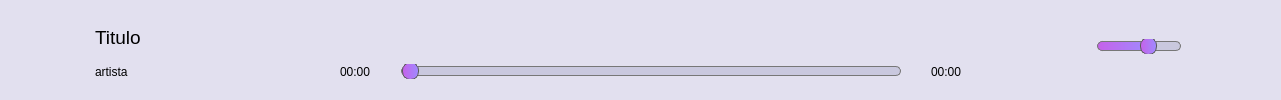
         <widget class="QFrame" name="frame">
          <property name="layoutDirection">
           <enum>Qt::LeftToRight</enum>
          </property>
          <property name="styleSheet">
           <string notr="true">QWidget {
background-color: rgb(226, 224, 239);
border-radius: 30px;
}</string>
          </property>
          <property name="frameShape">
           <enum>QFrame::StyledPanel</enum>
          </property>
          <property name="frameShadow">
           <enum>QFrame::Raised</enum>
          </property>
          <layout class="QGridLayout" name="gridLayout_12">
           <property name="leftMargin">
            <number>0</number>
           </property>
           <property name="topMargin">
            <number>0</number>
           </property>
           <property name="rightMargin">
            <number>0</number>
           </property>
           <property name="bottomMargin">
            <number>0</number>
           </property>
           <property name="spacing">
            <number>0</number>
           </property>
           <item row="0" column="0">
            <layout class="QGridLayout" name="gridLayout_11">
             <property name="leftMargin">
              <number>20</number>
             </property>
             <property name="topMargin">
              <number>5</number>
             </property>
             <property name="rightMargin">
              <number>20</number>
             </property>
             <property name="bottomMargin">
              <number>10</number>
             </property>
             <property name="horizontalSpacing">
              <number>50</number>
             </property>
             <property name="verticalSpacing">
              <number>10</number>
             </property>
             <item row="0" column="5">
              <layout class="QHBoxLayout" name="horizontalLayout_6">
               <property name="spacing">
                <number>15</number>
               </property>
               <item>
                <spacer name="horizontalSpacer_11">
                 <property name="orientation">
                  <enum>Qt::Horizontal</enum>
                 </property>
                 <property name="sizeType">
                  <enum>QSizePolicy::Maximum</enum>
                 </property>
                 <property name="sizeHint" stdset="0">
                  <size>
                   <width>40</width>
                   <height>20</height>
                  </size>
                 </property>
                </spacer>
               </item>
               <item>
                <layout class="QHBoxLayout" name="horizontalLayout_5">
                 <property name="spacing">
                  <number>5</number>
                 </property>
                 <item>
                  <widget class="QPushButton" name="pushButton_21">
                   <property name="minimumSize">
                    <size>
                     <width>40</width>
                     <height>40</height>
                    </size>
                   </property>
                   <property name="font">
                    <font>
                     <pointsize>9</pointsize>
                    </font>
                   </property>
                   <property name="cursor">
                    <cursorShape>PointingHandCursor</cursorShape>
                   </property>
                   <property name="text">
                    <string/>
                   </property>
                   <property name="icon">
                    <iconset resource="recurses.qrc">
                     <normaloff>:/icons/icons/icons8-sound-50.png</normaloff>
                     <normalon>:/icons/icons/icons8-no-audio-64.png</normalon>:/icons/icons/icons8-sound-50.png</iconset>
                   </property>
                   <property name="iconSize">
                    <size>
                     <width>25</width>
                     <height>25</height>
                    </size>
                   </property>
                   <property name="checkable">
                    <bool>true</bool>
                   </property>
                   <property name="autoDefault">
                    <bool>false</bool>
                   </property>
                  </widget>
                 </item>
                 <item>
                  <widget class="QSlider" name="slider_volume">
                   <property name="sizePolicy">
                    <sizepolicy hsizetype="Maximum" vsizetype="Fixed">
                     <horstretch>0</horstretch>
                     <verstretch>0</verstretch>
                    </sizepolicy>
                   </property>
                   <property name="cursor">
                    <cursorShape>PointingHandCursor</cursorShape>
                   </property>
                   <property name="styleSheet">
                    <string notr="true">QSlider::groove:horizontal {
    border: 1px solid #bbb;
    background: qlineargradient(x1: 0, y1: 0, x2: 1, y2: 0, stop: 0 #c661ea, stop: 1 rgb(179, 159, 255)); /* Gradiente horizontal */
    height: 8px;
    border-radius: 5px;
}

QSlider::handle:horizontal {
    background: qlineargradient(x1: 0, y1: 0, x2: 1, y2: 0, stop: 0 #c661ea, stop: 1 rgb(159, 139, 255)); /* Gradiente horizontal */
    border: 1px solid #5c5c5c;
    width: 15px;
    height: 15px;
    border-radius: 8px;
    margin: -5px 0; 
}

QSlider::handle:horizontal:hover {
    background: qlineargradient(x1: 0, y1: 0, x2: 1, y2: 0, stop: 0 rgb(199, 179, 255), stop: 1 rgb(179, 159, 255)); /* Color más claro al hacer hover */
}

QSlider::sub-page:horizontal {
    background: qlineargradient(x1: 0, y1: 0, x2: 1, y2: 0, stop: 0 #c661ea, stop: 1 rgb(159, 139, 255)); /* Parte llena de la ranura con gradiente */
    border: 1px solid #777;
    height: 10px;
    border-radius: 5px;
}

QSlider::add-page:horizontal {
    background: rgb(201, 200, 222); /* Parte vacía de la ranura */
    border: 1px solid #777;
    height: 10px;
    border-radius: 5px;
}
</string>
                   </property>
                   <property name="maximum">
                    <number>100</number>
                   </property>
                   <property name="value">
                    <number>65</number>
                   </property>
                   <property name="orientation">
                    <enum>Qt::Horizontal</enum>
                   </property>
                  </widget>
                 </item>
                 <item>
                  <spacer name="horizontalSpacer_19">
                   <property name="orientation">
                    <enum>Qt::Horizontal</enum>
                   </property>
                   <property name="sizeType">
                    <enum>QSizePolicy::Maximum</enum>
                   </property>
                   <property name="sizeHint" stdset="0">
                    <size>
                     <width>80</width>
                     <height>20</height>
                    </size>
                   </property>
                  </spacer>
                 </item>
                </layout>
               </item>
              </layout>
             </item>
             <item row="0" column="3">
              <layout class="QVBoxLayout" name="verticalLayout">
               <property name="spacing">
                <number>0</number>
               </property>
               <item>
                <layout class="QHBoxLayout" name="horizontalLayout_7">
                 <property name="spacing">
                  <number>40</number>
                 </property>
                 <item>
                  <spacer name="horizontalSpacer_8">
                   <property name="orientation">
                    <enum>Qt::Horizontal</enum>
                   </property>
                   <property name="sizeType">
                    <enum>QSizePolicy::Expanding</enum>
                   </property>
                   <property name="sizeHint" stdset="0">
                    <size>
                     <width>40</width>
                     <height>20</height>
                    </size>
                   </property>
                  </spacer>
                 </item>
                 <item>
                  <widget class="QPushButton" name="repeat_button">
                   <property name="minimumSize">
                    <size>
                     <width>40</width>
                     <height>40</height>
                    </size>
                   </property>
                   <property name="cursor">
                    <cursorShape>PointingHandCursor</cursorShape>
                   </property>
                   <property name="text">
                    <string/>
                   </property>
                   <property name="icon">
                    <iconset resource="recurses.qrc">
                     <normaloff>:/icons/icons/icons8-replay-100off.png</normaloff>
                     <normalon>:/icons/icons/icons8-replay-100on.png</normalon>:/icons/icons/icons8-replay-100off.png</iconset>
                   </property>
                   <property name="iconSize">
                    <size>
                     <width>30</width>
                     <height>30</height>
                    </size>
                   </property>
                   <property name="checkable">
                    <bool>true</bool>
                   </property>
                  </widget>
                 </item>
                 <item>
                  <widget class="QPushButton" name="previo_button">
                   <property name="minimumSize">
                    <size>
                     <width>40</width>
                     <height>40</height>
                    </size>
                   </property>
                   <property name="cursor">
                    <cursorShape>PointingHandCursor</cursorShape>
                   </property>
                   <property name="text">
                    <string/>
                   </property>
                   <property name="icon">
                    <iconset resource="recurses.qrc">
                     <normaloff>:/icons/icons/previo.png</normaloff>:/icons/icons/previo.png</iconset>
                   </property>
                   <property name="iconSize">
                    <size>
                     <width>40</width>
                     <height>40</height>
                    </size>
                   </property>
                   <property name="checkable">
                    <bool>true</bool>
                   </property>
                  </widget>
                 </item>
                 <item alignment="Qt::AlignHCenter">
                  <widget class="QPushButton" name="pause_button">
                   <property name="sizePolicy">
                    <sizepolicy hsizetype="Expanding" vsizetype="Fixed">
                     <horstretch>0</horstretch>
                     <verstretch>0</verstretch>
                    </sizepolicy>
                   </property>
                   <property name="minimumSize">
                    <size>
                     <width>50</width>
                     <height>50</height>
                    </size>
                   </property>
                   <property name="cursor">
                    <cursorShape>PointingHandCursor</cursorShape>
                   </property>
                   <property name="text">
                    <string/>
                   </property>
                   <property name="icon">
                    <iconset resource="recurses.qrc">
                     <normaloff>:/icons/icons/icons8-reproducir-64.png</normaloff>:/icons/icons/icons8-reproducir-64.png</iconset>
                   </property>
                   <property name="iconSize">
                    <size>
                     <width>50</width>
                     <height>50</height>
                    </size>
                   </property>
                   <property name="checkable">
                    <bool>true</bool>
                   </property>
                  </widget>
                 </item>
                 <item>
                  <widget class="QPushButton" name="next_button">
                   <property name="minimumSize">
                    <size>
                     <width>40</width>
                     <height>40</height>
                    </size>
                   </property>
                   <property name="cursor">
                    <cursorShape>PointingHandCursor</cursorShape>
                   </property>
                   <property name="text">
                    <string/>
                   </property>
                   <property name="icon">
                    <iconset resource="recurses.qrc">
                     <normaloff>:/icons/icons/next.png</normaloff>:/icons/icons/next.png</iconset>
                   </property>
                   <property name="iconSize">
                    <size>
                     <width>40</width>
                     <height>40</height>
                    </size>
                   </property>
                   <property name="checkable">
                    <bool>true</bool>
                   </property>
                  </widget>
                 </item>
                 <item>
                  <widget class="QPushButton" name="shuffle_button">
                   <property name="minimumSize">
                    <size>
                     <width>40</width>
                     <height>40</height>
                    </size>
                   </property>
                   <property name="cursor">
                    <cursorShape>PointingHandCursor</cursorShape>
                   </property>
                   <property name="text">
                    <string/>
                   </property>
                   <property name="icon">
                    <iconset resource="recurses.qrc">
                     <normaloff>:/icons/icons/icons8-shuffle-100off.png</normaloff>
                     <normalon>:/icons/icons/icons8-shuffle-100on.png</normalon>:/icons/icons/icons8-shuffle-100off.png</iconset>
                   </property>
                   <property name="iconSize">
                    <size>
                     <width>30</width>
                     <height>30</height>
                    </size>
                   </property>
                   <property name="checkable">
                    <bool>true</bool>
                   </property>
                  </widget>
                 </item>
                 <item>
                  <spacer name="horizontalSpacer_9">
                   <property name="orientation">
                    <enum>Qt::Horizontal</enum>
                   </property>
                   <property name="sizeType">
                    <enum>QSizePolicy::Expanding</enum>
                   </property>
                   <property name="sizeHint" stdset="0">
                    <size>
                     <width>40</width>
                     <height>20</height>
                    </size>
                   </property>
                  </spacer>
                 </item>
                </layout>
               </item>
               <item>
                <layout class="QHBoxLayout" name="horizontalLayout_4">
                 <property name="spacing">
                  <number>30</number>
                 </property>
                 <item>
                  <widget class="QLabel" name="label_11">
                   <property name="text">
                    <string>00:00</string>
                   </property>
                  </widget>
                 </item>
                 <item>
                  <widget class="QSlider" name="slider_song">
                   <property name="sizePolicy">
                    <sizepolicy hsizetype="Expanding" vsizetype="Fixed">
                     <horstretch>15</horstretch>
                     <verstretch>0</verstretch>
                    </sizepolicy>
                   </property>
                   <property name="minimumSize">
                    <size>
                     <width>500</width>
                     <height>0</height>
                    </size>
                   </property>
                   <property name="styleSheet">
                    <string notr="true">QSlider::groove:horizontal {
    border: 1px solid #bbb;
    background: qlineargradient(x1: 0, y1: 0, x2: 1, y2: 0, stop: 0 #c661ea, stop: 1 rgb(179, 159, 255)); /* Gradiente horizontal */
    height: 8px;
    border-radius: 5px;
}

QSlider::handle:horizontal {
    background: qlineargradient(x1: 0, y1: 0, x2: 1, y2: 0, stop: 0 #c661ea, stop: 1 rgb(159, 139, 255)); /* Gradiente horizontal */
    border: 1px solid #5c5c5c;
    width: 15px;
    height: 15px;
    border-radius: 8px;
    margin: -5px 0; 
}

QSlider::handle:horizontal:hover {
    background: qlineargradient(x1: 0, y1: 0, x2: 1, y2: 0, stop: 0 rgb(199, 179, 255), stop: 1 rgb(179, 159, 255)); /* Color más claro al hacer hover */
}

QSlider::sub-page:horizontal {
    background: qlineargradient(x1: 0, y1: 0, x2: 1, y2: 0, stop: 0 #c661ea, stop: 1 rgb(159, 139, 255)); /* Parte llena de la ranura con gradiente */
    border: 1px solid #777;
    height: 10px;
    border-radius: 5px;
}

QSlider::add-page:horizontal {
    background: rgb(201, 200, 222); /* Parte vacía de la ranura */
    border: 1px solid #777;
    height: 10px;
    border-radius: 5px;
}
</string>
                   </property>
                   <property name="maximum">
                    <number>1000</number>
                   </property>
                   <property name="orientation">
                    <enum>Qt::Horizontal</enum>
                   </property>
                  </widget>
                 </item>
                 <item>
                  <widget class="QLabel" name="label_12">
                   <property name="text">
                    <string>00:00</string>
                   </property>
                  </widget>
                 </item>
                </layout>
               </item>
              </layout>
             </item>
             <item row="0" column="0">
              <layout class="QGridLayout" name="gridLayout_10">
               <property name="sizeConstraint">
                <enum>QLayout::SetDefaultConstraint</enum>
               </property>
               <property name="horizontalSpacing">
                <number>15</number>
               </property>
               <property name="verticalSpacing">
                <number>0</number>
               </property>
               <item row="0" column="2" rowspan="2" alignment="Qt::AlignHCenter|Qt::AlignVCenter">
                <widget class="QPushButton" name="favorite_button">
                 <property name="sizePolicy">
                  <sizepolicy hsizetype="Preferred" vsizetype="Fixed">
                   <horstretch>0</horstretch>
                   <verstretch>0</verstretch>
                  </sizepolicy>
                 </property>
                 <property name="minimumSize">
                  <size>
                   <width>40</width>
                   <height>40</height>
                  </size>
                 </property>
                 <property name="cursor">
                  <cursorShape>PointingHandCursor</cursorShape>
                 </property>
                 <property name="text">
                  <string/>
                 </property>
                 <property name="icon">
                  <iconset resource="recurses.qrc">
                   <normaloff>:/icons/icons/icons8-heart-32.png</normaloff>
                   <normalon>:/icons/icons/icons8-heart-48.png</normalon>:/icons/icons/icons8-heart-32.png</iconset>
                 </property>
                 <property name="iconSize">
                  <size>
                   <width>30</width>
                   <height>30</height>
                  </size>
                 </property>
                 <property name="checkable">
                  <bool>true</bool>
                 </property>
                 <property name="autoDefault">
                  <bool>false</bool>
                 </property>
                </widget>
               </item>
               <item row="0" column="0" rowspan="2">
                <widget class="QLabel" name="label_imagen_song">
                 <property name="sizePolicy">
                  <sizepolicy hsizetype="Fixed" vsizetype="Fixed">
                   <horstretch>0</horstretch>
                   <verstretch>0</verstretch>
                  </sizepolicy>
                 </property>
                 <property name="minimumSize">
                  <size>
                   <width>60</width>
                   <height>60</height>
                  </size>
                 </property>
                 <property name="maximumSize">
                  <size>
                   <width>60</width>
                   <height>60</height>
                  </size>
                 </property>
                 <property name="text">
                  <string/>
                 </property>
                 <property name="pixmap">
                  <pixmap resource="recurses.qrc">:/icons/icons/icons8-song-100.png</pixmap>
                 </property>
                 <property name="scaledContents">
                  <bool>true</bool>
                 </property>
                 <property name="alignment">
                  <set>Qt::AlignCenter</set>
                 </property>
                </widget>
               </item>
               <item row="1" column="1" alignment="Qt::AlignBottom">
                <widget class="QLabel" name="label_artista_song">
                 <property name="sizePolicy">
                  <sizepolicy hsizetype="Minimum" vsizetype="Maximum">
                   <horstretch>0</horstretch>
                   <verstretch>0</verstretch>
                  </sizepolicy>
                 </property>
                 <property name="minimumSize">
                  <size>
                   <width>100</width>
                   <height>20</height>
                  </size>
                 </property>
                 <property name="maximumSize">
                  <size>
                   <width>100</width>
                   <height>20</height>
                  </size>
                 </property>
                 <property name="text">
                  <string>artista</string>
                 </property>
                </widget>
               </item>
               <item row="0" column="1" alignment="Qt::AlignLeft|Qt::AlignVCenter">
                <widget class="QLabel" name="label_titulo_song">
                 <property name="sizePolicy">
                  <sizepolicy hsizetype="Minimum" vsizetype="MinimumExpanding">
                   <horstretch>0</horstretch>
                   <verstretch>0</verstretch>
                  </sizepolicy>
                 </property>
                 <property name="minimumSize">
                  <size>
                   <width>100</width>
                   <height>50</height>
                  </size>
                 </property>
                 <property name="maximumSize">
                  <size>
                   <width>100</width>
                   <height>50</height>
                  </size>
                 </property>
                 <property name="font">
                  <font>
                   <pointsize>14</pointsize>
                  </font>
                 </property>
                 <property name="text">
                  <string>Titulo</string>
                 </property>
                 <property name="wordWrap">
                  <bool>false</bool>
                 </property>
                 <property name="margin">
                  <number>0</number>
                 </property>
                </widget>
               </item>
               <item row="0" column="3">
                <spacer name="horizontalSpacer_10">
                 <property name="orientation">
                  <enum>Qt::Horizontal</enum>
                 </property>
                 <property name="sizeType">
                  <enum>QSizePolicy::Preferred</enum>
                 </property>
                 <property name="sizeHint" stdset="0">
                  <size>
                   <width>40</width>
                   <height>20</height>
                  </size>
                 </property>
                </spacer>
               </item>
              </layout>
             </item>
            </layout>
           </item>
          </layout>
         </widget>
